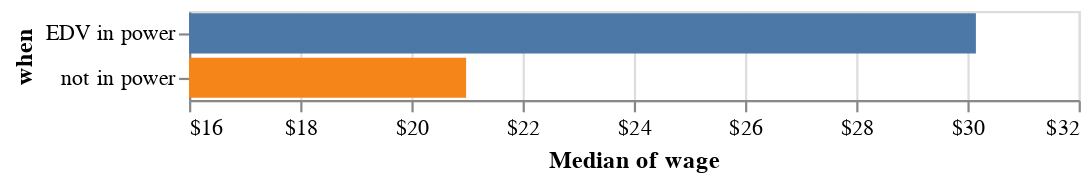

This figure's notebook cell:
### Markdown cell above
**Question 2.3** 
<br> {points: 2}


Recreate the first (median) bar plot of wages before and after the ADV party entered into power.

Since this can be a little difficult to get perfectly right, here are a few things we will be checking:

- The correct [theme](https://github.com/vega/vega-themes). Take a look at the different options and make sure you are enabling the correct one. 
- Titles, axes labels, titles and subtitles are correct and formatted correctly.  
- Colour (do not need to set specific colour tones here - default is what is being looked for, something else needs to be added in this encoding)
- Mapping
- Mark
- Scales 
- The bars are displayed in the correct order
- No legend is shown for the color channel

*Save the plot in an object named `median_plot`.*

### Code cell
median_plot = alt.Chart(wages_df).mark_bar().encode(
    alt.X('median(wage)', axis=alt.Axis(format='$'), 
         scale=alt.Scale(domain=[16,32])),
    alt.Y('when'),
    alt.Color('when', legend=None))
median_plot

### Figure 1 — Vega-Lite specification as saved in the notebook (floating-point values rounded to 4 significant figures)
{"config": {"view": {"continuousWidth": 400, "continuousHeight": 300}}, "data": {"name": "data-e76c89c737670c826eee317550be2396"}, "mark": "bar", "encoding": {"color": {"type": "nominal", "field": "when", "legend": null}, "x": {"type": "quantitative", "aggregate": "median", "axis": {"format": "$"}, "field": "wage", "scale": {"domain": [16, 32]}}, "y": {"type": "nominal", "field": "when"}}, "$schema": "https://vega.github.io/schema/vega-lite/v4.8.1.json", "datasets": {"data-e76c89c737670c826eee317550be2396": [{"when": "EDV in power", "wage": 12.11}, {"when": "EDV in power", "wage": 12.87}, {"when": "EDV in power", "wage": 12.53}, {"when": "EDV in power", "wage": 11.65}, {"when": "EDV in power", "wage": 10.47}, {"when": "EDV in power", "wage": 10.7}, {"when": "EDV in power", "wage": 13.24}, {"when": "EDV in power", "wage": 12.58}, {"when": "EDV in power", "wage": 14.1}, {"when": "EDV in power", "wage": 13.59}, {"when": "EDV in power", "wage": 14.04}, {"when": "EDV in power", "wage": 11.78}, {"when": "EDV in power", "wage": 12.98}, {"when": "EDV in power", "wage": 13.91}, {"when": "EDV in power", "wage": 13.57}, {"when": "EDV in power", "wage": 12.22}, {"when": "EDV in power", "wage": 10.69}, {"when": "EDV in power", "wage": 10.94}, {"when": "EDV in power", "wage": 14.87}, {"when": "EDV in power", "wage": 10.88}, {"when": "EDV in power", "wage": 12.27}, {"when": "EDV in power", "wage": 11.05}, {"when": "EDV in power", "wage": 14.46}, {"when": "EDV in power", "wage": 11.32}, {"when": "EDV in power", "wage": 13.09}, {"when": "EDV in power", "wage": 13.98}, {"when": "EDV in power", "wage": 10.44}, {"when": "EDV in power", "wage": 13.58}, {"when": "EDV in power", "wage": 13.87}, {"when": "EDV in power", "wage": 11.83}, {"when": "EDV in power", "wage": 36.64}, {"when": "EDV in power", "wage": 34.65}, {"when": "EDV in power", "wage": 32.83}, {"when": "EDV in power", "wage": 33.66}, {"when": "EDV in power", "wage": 39.99}, {"when": "EDV in power", "wage": 30.31}, {"when": "EDV in power", "wage": 34.66}, {"when": "EDV in power", "wage": 30.15}, {"when": "EDV in power", "wage": 31.42}, {"when": "EDV in power", "wage": 37.01}, {"when": "EDV in power", "wage": 34.44}, {"when": "EDV in power", "wage": 34.46}, {"when": "EDV in power", "wage": 39.32}, {"when": "EDV in power", "wage": 33.04}, {"when": "EDV in power", "wage": 36.32}, {"when": "EDV in power", "wage": 30.28}, {"when": "EDV in power", "wage": 31.87}, {"when": "EDV in power", "wage": 39.37}, {"when": "EDV in power", "wage": 34.39}, {"when": "EDV in power", "wage": 31.25}, {"when": "EDV in power", "wage": 31.78}, {"when": "EDV in power", "wage": 39.88}, {"when": "EDV in power", "wage": 39.63}, {"when": "EDV in power", "wage": 32.48}, {"when": "EDV in power", "wage": 35.77}, {"when": "EDV in power", "wage": 32.31}, {"when": "EDV in power", "wage": 39.79}, {"when": "EDV in power", "wage": 37.34}, {"when": "EDV in power", "wage": 36.31}, {"when": "EDV in power", "wage": 38.52}, {"when": "EDV in power", "wage": 36.38}, {"when": "not in power", "wage": 22.52}, {"when": "not in power", "wage": 18.61}, {"when": "not in power", "wage": 20.42}, {"when": "not in power", "wage": 22.57}, {"when": "not in power", "wage": 24.78}, {"when": "not in power", "wage": 23.13}, {"when": "not in power", "wage": 23.37}, {"when": "not in power", "wage": 20.76}, {"when": "not in power", "wage": 22.34}, {"when": "not in power", "wage": 22.75}, {"when": "not in power", "wage": 18.43}, {"when": "not in power", "wage": 21.9}, {"when": "not in power", "wage": 24.1}, {"when": "not in power", "wage": 18.1}, {"when": "not in power", "wage": 21.9}, {"when": "not in power", "wage": 23.27}, {"when": "not in power", "wage": 15.65}, {"when": "not in power", "wage": 22.74}, {"when": "not in power", "wage": 16.06}, {"when": "not in power", "wage": 16.36}, {"when": "not in power", "wage": 21.22}, {"when": "not in power", "wage": 21.81}, {"when": "not in power", "wage": 19.98}, {"when": "not in power", "wage": 24.1}, {"when": "not in power", "wage": 24.33}, {"when": "not in power", "wage": 21.99}, {"when": "not in power", "wage": 24.56}, {"when": "not in power", "wage": 23.16}, {"when": "not in power", "wage": 18.45}, {"when": "not in power", "wage": 19.69}, {"when": "not in power", "wage": 15.23}, {"when": "not in power", "wage": 15.34}, {"when": "not in power", "wage": 15.35}, {"when": "not in power", "wage": 23.65}, {"when": "not in power", "wage": 22.55}, {"when": "not in power", "wage": 18.61}, {"when": "not in power", "wage": 16.89}, {"when": "not in power", "wage": 16.81}, {"when": "not in power", "wage": 24.42}, {"when": "not in power", "wage": 22.81}, {"when": "not in power", "wage": 20.38}, {"when": "not in power", "wage": 16.14}, {"when": "not in power", "wage": 15.99}, {"when": "not in power", "wage": 20.78}, {"when": "not in power", "wage": 19.32}, {"when": "not in power", "wage": 20.16}, {"when": "not in power", "wage": 19.25}, {"when": "not in power", "wage": 21.04}, {"when": "not in power", "wage": 20.98}, {"when": "not in power", "wage": 21.7}, {"when": "not in power", "wage": 21.78}, {"when": "not in power", "wage": 20.4}, {"when": "not in power", "wage": 23.93}, {"when": "not in power", "wage": 16.79}, {"when": "not in power", "wage": 21.06}, {"when": "not in power", "wage": 17.69}, {"when": "not in power", "wage": 15.36}, {"when": "not in power", "wage": 24.33}, {"when": "not in power", "wage": 15.92}, {"when": "not in power", "wage": 21.93}, {"when": "not in power", "wage": 19.41}]}}
